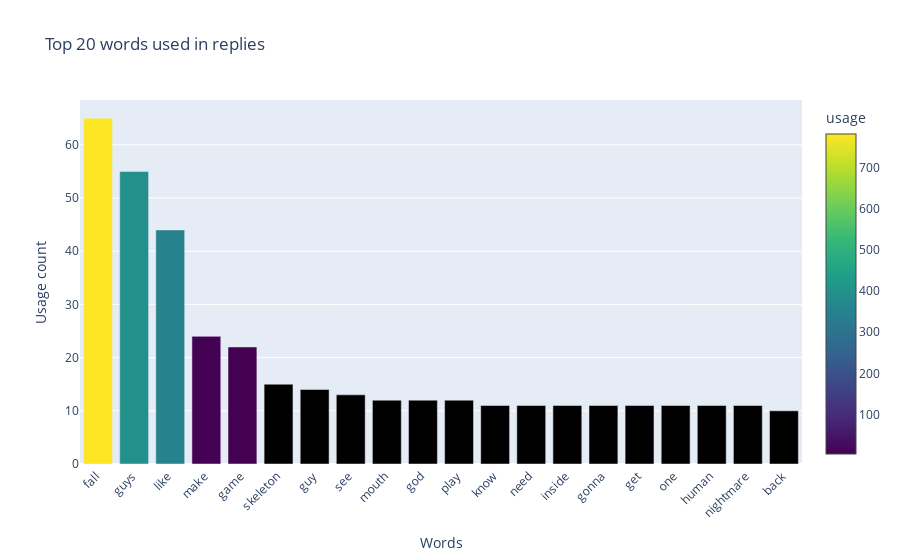

Write notebook code for a chart like this one.
### Code cell
fig = go.Figure()
fig.add_trace(
    go.Bar(
        x=words.head(20)['word'],
        y=words.head(20)['occurences'],
        marker=dict(
            colorscale='Viridis',
            color = df_en['sent_class_stemmed'].value_counts(),
            colorbar=dict(title='usage')
        )
    )
)
fig.update_layout(
    title='Top 20 words used in replies',
    xaxis_title='Words',
    yaxis_title='Usage count',
    xaxis_tickangle=-45
)
fig.show()

### Figure 1 — Plotly figure (JSON) as saved in the notebook; plotly's stock layout.template omitted (floating-point values rounded to 4 significant figures)
{"data": [{"marker": {"color": [782, 392, 352, 7, 4], "colorbar": {"title": {"text": "usage"}}, "colorscale": [[0, "#440154"], [0.1111, "#482878"], [0.2222, "#3e4989"], [0.3333, "#31688e"], [0.4444, "#26828e"], [0.5556, "#1f9e89"], [0.6667, "#35b779"], [0.7778, "#6ece58"], [0.8889, "#b5de2b"], [1, "#fde725"]]}, "type": "bar", "x": [" fall ", " guys ", " like ", " make ", " game ", " skeleton ", " guy ", " see ", " mouth ", " god ", " play ", " know ", " need ", " inside ", " gonna ", " get ", " one ", " human ", " nightmare ", " back "], "y": [65, 55, 44, 24, 22, 15, 14, 13, 12, 12, 12, 11, 11, 11, 11, 11, 11, 11, 11, 10]}], "layout": {"autosize": true, "title": {"text": "Top 20 words used in replies"}, "xaxis": {"autorange": true, "range": [-0.5, 19.5], "tickangle": -45, "title": {"text": "Words"}, "type": "category"}, "yaxis": {"autorange": true, "range": [0, 68.42], "title": {"text": "Usage count"}, "type": "linear"}}}
